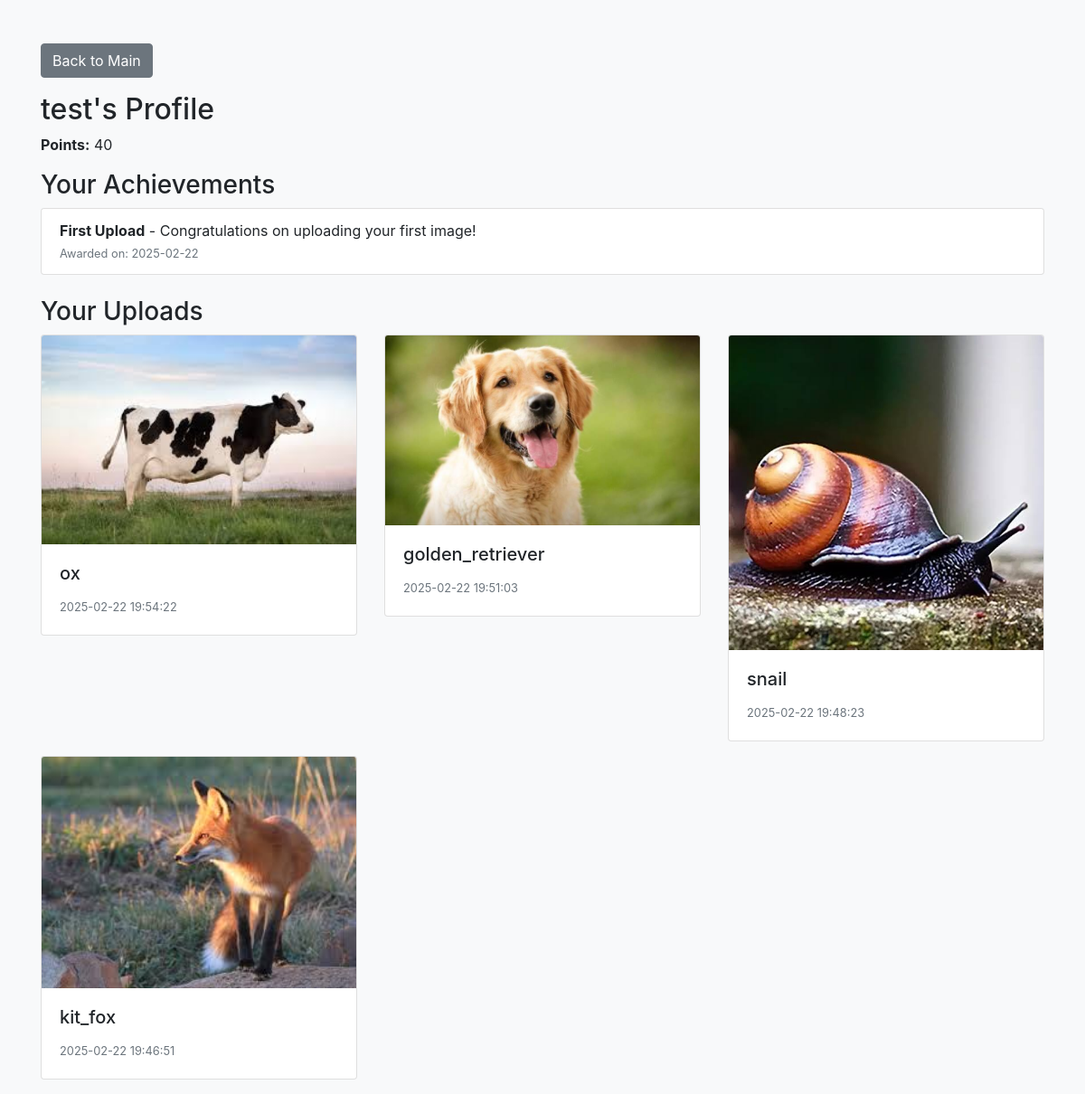
The app's page /profile (signed in) with its own data.
### app.py (models this page shows, shortened)
class User(db.Model, UserMixin):
    id = db.Column(db.Integer, primary_key=True)
    username = db.Column(db.String(150), unique=True, nullable=False)
    password_hash = db.Column(db.String(200), nullable=False)
    points = db.Column(db.Integer, default=0)  # points earned for uploads

class UserAchievement(db.Model):
    id = db.Column(db.Integer, primary_key=True)
    user_id = db.Column(db.Integer, db.ForeignKey('user.id'), nullable=False)
    achievement_name = db.Column(db.String(100), nullable=False)
    description = db.Column(db.String(300))
    awarded_date = db.Column(db.DateTime, default=datetime.utcnow)
    user = db.relationship('User', backref='achievements')

class ImageResult(db.Model):
    user = db.relationship('User', backref='uploads')
    likes = db.relationship('Like', backref='upload', lazy='dynamic')
    id = db.Column(db.Integer, primary_key=True)
    filename = db.Column(db.String(200), nullable=False)
    label = db.Column(db.String(100), nullable=False)
    summary_text = db.Column(db.Text, nullable=True)
    stats_json = db.Column(db.Text, nullable=True)
    upload_time = db.Column(db.DateTime, default=datetime.utcnow)
    user_id = db.Column(db.Integer, db.ForeignKey('user.id'))  # Link to User
    location = db.Column(db.String(100), nullable=True)  # NEW field for area
    latitude = db.Column(db.Float, nullable=True)
    longitude = db.Column(db.Float, nullable=True)
    user = db.relationship('User', backref='uploads')
    likes = db.relationship('Like', backref='upload', lazy='dynamic')

### app.py (the view)
@app.route('/profile')
@login_required
def profile():
    uploads = ImageResult.query.filter_by(user_id=current_user.id).order_by(ImageResult.upload_time.desc()).all()
    return render_template('profile.html', user=current_user, uploads=uploads)

### app.py (called while the page is built)
@login_manager.user_loader
def load_user(user_id):
    return User.query.get(int(user_id))

### templates/profile.html (shortened to what this page needs)
<!doctype html>
<html lang="en">
<head>
  <link rel="stylesheet" href="https://stackpath.bootstrapcdn.com/bootstrap/4.5.2/css/bootstrap.min.css">
</head>
<body class="bg-light">
  <div class="container mt-5">
    <a href="{{ url_for('main') }}" class="btn btn-secondary mb-3">Back to Main</a>
    <h2>{{ user.username }}'s Profile</h2>
    <p><strong>Points:</strong> {{ user.points }}</p>
    <h3>Your Achievements</h3>
    {% if user.achievements %}
      <ul class="list-group mb-4">
        {% for ach in user.achievements %}
          <li class="list-group-item">
            <strong>{{ ach.achievement_name }}</strong> - {{ ach.description }}
            <br>
            <small class="text-muted">Awarded on: {{ ach.awarded_date.strftime('%Y-%m-%d') }}</small>
          </li>
        {% endfor %}
      </ul>
    {% else %}
      <p>You haven't earned any achievements yet.</p>
    {% endif %}
    <h3>Your Uploads</h3>
    {% if uploads %}
      <div class="row">
        {% for upload in uploads %}
          <div class="col-md-4">
            <div class="card mb-3">
            <a href="{{ url_for('upload_detail', upload_id=upload.id) }}">
              <img src="{{ url_for('static', filename='uploads/' + upload.filename) }}" class="card-img-top" alt="Image">
            </a>
              <div class="card-body">
                <h5 class="card-title">{{ upload.label }}</h5>
                <p class="card-text"><small class="text-muted">{{ upload.upload_time.strftime('%Y-%m-%d %H:%M:%S') }}</small></p>
              </div>
            </div>
          </div>
        {% endfor %}
      </div>
    {% else %}
      <p>You haven't uploaded any images yet. <a href="{{ url_for('upload') }}">Upload one now!</a></p>
    {% endif %}
  </div>
</body>
</html>

### records on screen
User: username "test", points "40"
UserAchievement: achievement_name "First Upload", description "Congratulations on uploading your first image!", awarded_date "2025-02-22"
ImageResult: filename (picture), label "ox", upload_time "2025-02-22 19:54:22"
ImageResult: filename (picture), label "golden_retriever", upload_time "2025-02-22 19:51:03"
ImageResult: filename (picture), label "snail", upload_time "2025-02-22 19:48:23"
ImageResult: filename (picture), label "kit_fox", upload_time "2025-02-22 19:46:51"
